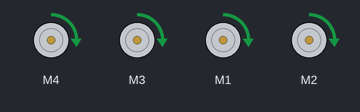
The sketch below on a simulated Arduino Uno, built with avr-gcc and run on an emulated ATmega328P. Parts: 4 × DC motor (green arrow = forward, orange = backward, longer = faster).

Above: at 0.1 s.
Timing chart, 0 to 1.6 s (numbered marks = the images above):
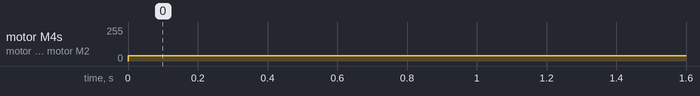

The sketch:

mottor_commande.ino
```cpp
#include <AFMotor.h>
AF_DCMotor M_FR(4);
AF_DCMotor M_FL(3);
AF_DCMotor M_BR(1);
AF_DCMotor M_BL(2);
void setup() {
  // put your setup code here, to run once:

}

void loop() {
  // put your main code here, to run repeatedly:
M_FR.setSpeed(40);
M_FR.run(FORWARD);

M_FL.setSpeed(40);
M_FL.run(FORWARD);

M_BR.setSpeed(40);
M_BR.run(FORWARD);

M_BL.setSpeed(40);
M_BL.run(FORWARD);


}
```

Measured:
- by itself, motor M4, motor M3, motor M1, motor M2: stopped → forward 40/255 at 0.00 s
